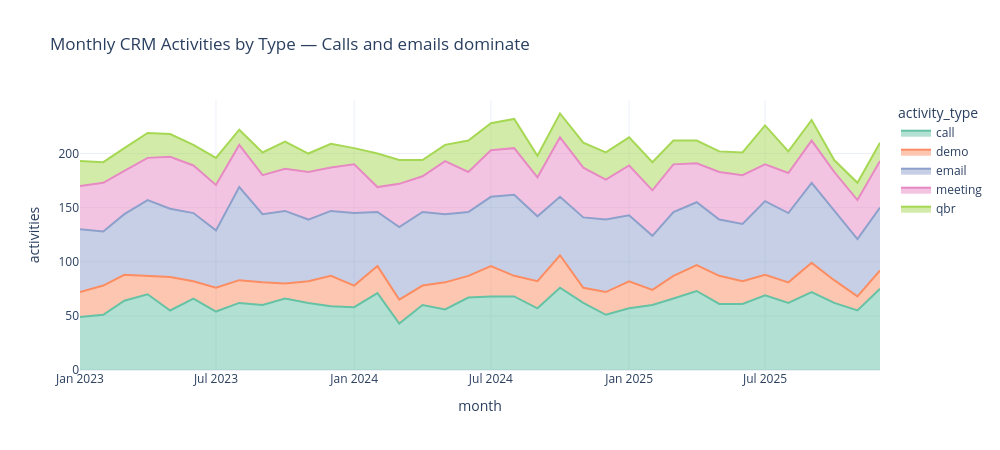

Source (notebook cell):
### Markdown cell above
## 3. Sales Activity — Volume and Mix

### Code cell
# ── Activity volume over time ──
act_monthly = q("""
    SELECT strftime('%Y-%m', activity_date) as month,
           activity_type, COUNT(*) as activities
    FROM v_activities_clean GROUP BY month, activity_type ORDER BY month
""")

fig = px.area(act_monthly, x="month", y="activities", color="activity_type",
              title="Monthly CRM Activities by Type — Calls and emails dominate",
              color_discrete_sequence=px.colors.qualitative.Set2)
fig.update_layout(height=450, width=1000)
fig.show()

### Figure 1 — Plotly figure (JSON) as saved in the notebook; plotly's stock layout.template omitted (floating-point values rounded to 4 significant figures)
{"data": [{"fillpattern": {"shape": ""}, "hovertemplate": "activity_type=call<br>month=%{x}<br>activities=%{y}<extra></extra>", "legendgroup": "call", "line": {"color": "rgb(102,194,165)"}, "marker": {"symbol": "circle"}, "mode": "lines", "name": "call", "orientation": "v", "showlegend": true, "stackgroup": "1", "type": "scatter", "x": ["2023-01", "2023-02", "2023-03", "2023-04", "2023-05", "2023-06", "2023-07", "2023-08", "2023-09", "2023-10", "2023-11", "2023-12", "2024-01", "2024-02", "2024-03", "2024-04", "2024-05", "2024-06", "2024-07", "2024-08", "2024-09", "2024-10", "2024-11", "2024-12", "2025-01", "2025-02", "2025-03", "2025-04", "2025-05", "2025-06", "2025-07", "2025-08", "2025-09", "2025-10", "2025-11", "2025-12"], "xaxis": "x", "y": [49, 51, 64, 70, 55, 66, 54, 62, 60, 66, 62, 59, 58, 71, 43, 60, 56, 67, 68, 68, 57, 76, 62, 51, 57, 60, 66, 73, 61, 61, 69, 62, 72, 62, 55, 75], "yaxis": "y"}, {"fillpattern": {"shape": ""}, "hovertemplate": "activity_type=demo<br>month=%{x}<br>activities=%{y}<extra></extra>", "legendgroup": "demo", "line": {"color": "rgb(252,141,98)"}, "marker": {"symbol": "circle"}, "mode": "lines", "name": "demo", "orientation": "v", "showlegend": true, "stackgroup": "1", "type": "scatter", "x": ["2023-01", "2023-02", "2023-03", "2023-04", "2023-05", "2023-06", "2023-07", "2023-08", "2023-09", "2023-10", "2023-11", "2023-12", "2024-01", "2024-02", "2024-03", "2024-04", "2024-05", "2024-06", "2024-07", "2024-08", "2024-09", "2024-10", "2024-11", "2024-12", "2025-01", "2025-02", "2025-03", "2025-04", "2025-05", "2025-06", "2025-07", "2025-08", "2025-09", "2025-10", "2025-11", "2025-12"], "xaxis": "x", "y": [23, 27, 24, 17, 31, 16, 22, 21, 21, 14, 20, 28, 20, 25, 22, 18, 25, 20, 28, 19, 25, 30, 14, 21, 25, 14, 21, 24, 26, 21, 19, 19, 27, 21, 13, 17], "yaxis": "y"}, {"fillpattern": {"shape": ""}, "hovertemplate": "activity_type=email<br>month=%{x}<br>activities=%{y}<extra></extra>", "legendgroup": "email", "line": {"color": "rgb(141,160,203)"}, "marker": {"symbol": "circle"}, "mode": "lines", "name": "email", "orientation": "v", "showlegend": true, "stackgroup": "1", "type": "scatter", "x": ["2023-01", "2023-02", "2023-03", "2023-04", "2023-05", "2023-06", "2023-07", "2023-08", "2023-09", "2023-10", "2023-11", "2023-12", "2024-01", "2024-02", "2024-03", "2024-04", "2024-05", "2024-06", "2024-07", "2024-08", "2024-09", "2024-10", "2024-11", "2024-12", "2025-01", "2025-02", "2025-03", "2025-04", "2025-05", "2025-06", "2025-07", "2025-08", "2025-09", "2025-10", "2025-11", "2025-12"], "xaxis": "x", "y": [58, 50, 56, 70, 63, 63, 53, 86, 63, 67, 57, 60, 67, 50, 67, 68, 63, 59, 64, 75, 60, 54, 65, 67, 61, 50, 59, 58, 52, 53, 68, 64, 74, 64, 53, 58], "yaxis": "y"}, {"fillpattern": {"shape": ""}, "hovertemplate": "activity_type=meeting<br>month=%{x}<br>activities=%{y}<extra></extra>", "legendgroup": "meeting", "line": {"color": "rgb(231,138,195)"}, "marker": {"symbol": "circle"}, "mode": "lines", "name": "meeting", "orientation": "v", "showlegend": true, "stackgroup": "1", "type": "scatter", "x": ["2023-01", "2023-02", "2023-03", "2023-04", "2023-05", "2023-06", "2023-07", "2023-08", "2023-09", "2023-10", "2023-11", "2023-12", "2024-01", "2024-02", "2024-03", "2024-04", "2024-05", "2024-06", "2024-07", "2024-08", "2024-09", "2024-10", "2024-11", "2024-12", "2025-01", "2025-02", "2025-03", "2025-04", "2025-05", "2025-06", "2025-07", "2025-08", "2025-09", "2025-10", "2025-11", "2025-12"], "xaxis": "x", "y": [40, 45, 40, 39, 48, 44, 42, 39, 36, 39, 44, 40, 45, 23, 40, 33, 49, 37, 43, 43, 36, 55, 46, 37, 46, 42, 44, 36, 44, 45, 34, 37, 39, 36, 36, 43], "yaxis": "y"}, {"fillpattern": {"shape": ""}, "hovertemplate": "activity_type=qbr<br>month=%{x}<br>activities=%{y}<extra></extra>", "legendgroup": "qbr", "line": {"color": "rgb(166,216,84)"}, "marker": {"symbol": "circle"}, "mode": "lines", "name": "qbr", "orientation": "v", "showlegend": true, "stackgroup": "1", "type": "scatter", "x": ["2023-01", "2023-02", "2023-03", "2023-04", "2023-05", "2023-06", "2023-07", "2023-08", "2023-09", "2023-10", "2023-11", "2023-12", "2024-01", "2024-02", "2024-03", "2024-04", "2024-05", "2024-06", "2024-07", "2024-08", "2024-09", "2024-10", "2024-11", "2024-12", "2025-01", "2025-02", "2025-03", "2025-04", "2025-05", "2025-06", "2025-07", "2025-08", "2025-09", "2025-10", "2025-11", "2025-12"], "xaxis": "x", "y": [23, 19, 21, 23, 21, 19, 25, 14, 21, 25, 17, 22, 15, 31, 22, 15, 15, 29, 25, 27, 20, 22, 23, 25, 26, 26, 22, 21, 19, 21, 36, 20, 19, 11, 16, 17], "yaxis": "y"}], "layout": {"height": 450, "legend": {"title": {"text": "activity_type"}, "tracegroupgap": 0}, "title": {"text": "Monthly CRM Activities by Type — Calls and emails dominate"}, "width": 1000, "xaxis": {"anchor": "y", "domain": [0, 1], "title": {"text": "month"}}, "yaxis": {"anchor": "x", "domain": [0, 1], "title": {"text": "activities"}}}}
